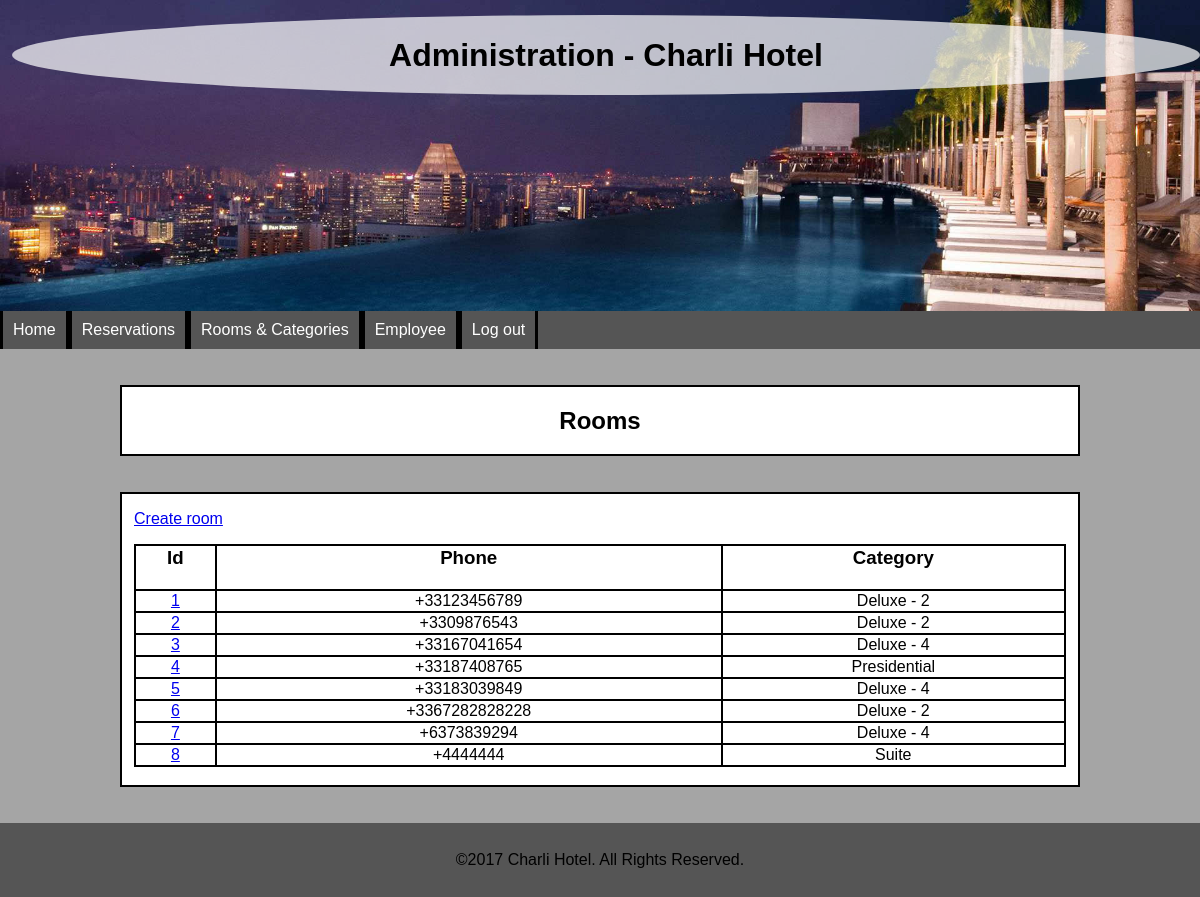
Screenshot of /administration/rooms.php (signed in) with the database file from the repository.
### tables this page shows
CREATE TABLE `ROOM` (
  `id_room` int(11) NOT NULL,
  `phone_room` varchar(25) NOT NULL,
  `id_hotel` int(11) NOT NULL,
  `id_category` int(11) NOT NULL
);

CREATE TABLE `CATEGORY` (
  `id_category` int(11) NOT NULL,
  `name_category` varchar(255) NOT NULL,
  `floor_category` int(11) NOT NULL,
  `max_people_category` int(11) NOT NULL,
  `smoking_category` tinyint(1) NOT NULL,
  `price_category` float NOT NULL
);

### administration/rooms.php (the view, shortened to what this page needs)
<?php
	$co = mysqli_connect("localhost", "root", "root", "hotel");
	$sql = "	SELECT id_room, phone_room, name_category
				FROM ROOM R, CATEGORY C
				WHERE R.id_category = C.id_category
				ORDER BY id_room
	  			";
	$result = mysqli_query($co, $sql);
?>
<!DOCTYPE>
<html>
	<head>
		<link href="../styles/style.css" rel="stylesheet" type="text/css">
	</head>
	<body>
		<header>
			<?php
				if (is_readable("../includes/header_admin.php")) {
					include("../includes/header_admin.php");
				} else {
					echo "Can not load header";
				}
			?>
		</header>
		<nav>
			<?php
				if (is_readable("../includes/menu_admin.php")) {
					include("../includes/menu_admin.php");
				} else {
					echo "Can not load menu";
				}
			?>
		</nav>
		<section class="title">
			<h1>Rooms</h1>
		</section>
		<section>
			<article>
				<p>
					<a title="create_room" href="create_room.php">Create room</a>
				</p>
			</article>
			<article>
				<table>
					<tr>
						<td><h3>Id</h3></td>
						<td><h3>Phone</h3></td>
						<td><h3>Category</h3></td>
					</tr>
					<?php
						while ($row = mysqli_fetch_array($result)) {
							echo "<tr>";
							echo "<td>";
							echo "<a title='view_room' href='view_room.php?id=" . $row['id_room'] . "'> " . $row['id_room'] . " </a>";
							echo "</td>";
							echo "<td>";
							echo $row['phone_room'];
							echo "</td>";
							echo "<td>";
							echo $row['name_category'];
							echo "</td>";
							echo "</tr>";
						}
					?>
				</table>
				<br/>
			</article>
		</section>
		<footer>
			<?php
				if (is_readable("../includes/footer.php")) {
					include("../includes/footer.php");
				} else {
					echo "Can not load footer";
				}
			?>
		</footer>
	</body>
</html>

### styles/style.css (style rules this page uses)
body { margin: 0; padding: 0; background-size: cover; background-attachment: fixed; background-color: #a5a5a5; font-family: cursive, Arial, Helvetica, sans-serif; }
h1, h2, h3 { color: #000000; }
nav { background-color: #555555; margin-top: auto; height: auto; width: 100%; display: inline-block; min-width: 100%; }
section { background-color: #FFFFFF; text-align: justify; border: #000000 solid 2px; margin-top: 3%; margin-bottom: 3%; margin-left: 10%; margin-right: 10%; padding-left: 1%; padding-right: 1%; }
footer { background-color: #555555; margin-top: auto; height: auto; width: auto; padding-left: 1%; padding-right: 1%; padding-top: 1%; padding-bottom: 1%; text-align: center; }
.title { text-align: center; }
table { text-align: center; width: 100%; border-collapse: separate; border-spacing: 0px; border: 1px solid black; }
table td { border: 1px solid black; }

### rows the page displays
room: id_room "1", phone_room "+33123456789", id_category.name_category "Deluxe - 2"
room: id_room "2", phone_room "+3309876543", id_category.name_category "Deluxe - 2"
room: id_room "3", phone_room "+33167041654", id_category.name_category "Deluxe - 4"
room: id_room "4", phone_room "+33187408765", id_category.name_category "Presidential"
room: id_room "5", phone_room "+33183039849", id_category.name_category "Deluxe - 4"
room: id_room "6", phone_room "+3367282828228", id_category.name_category "Deluxe - 2"
room: id_room "7", phone_room "+6373839294", id_category.name_category "Deluxe - 4"
room: id_room "8", phone_room "+4444444", id_category.name_category "Suite"
